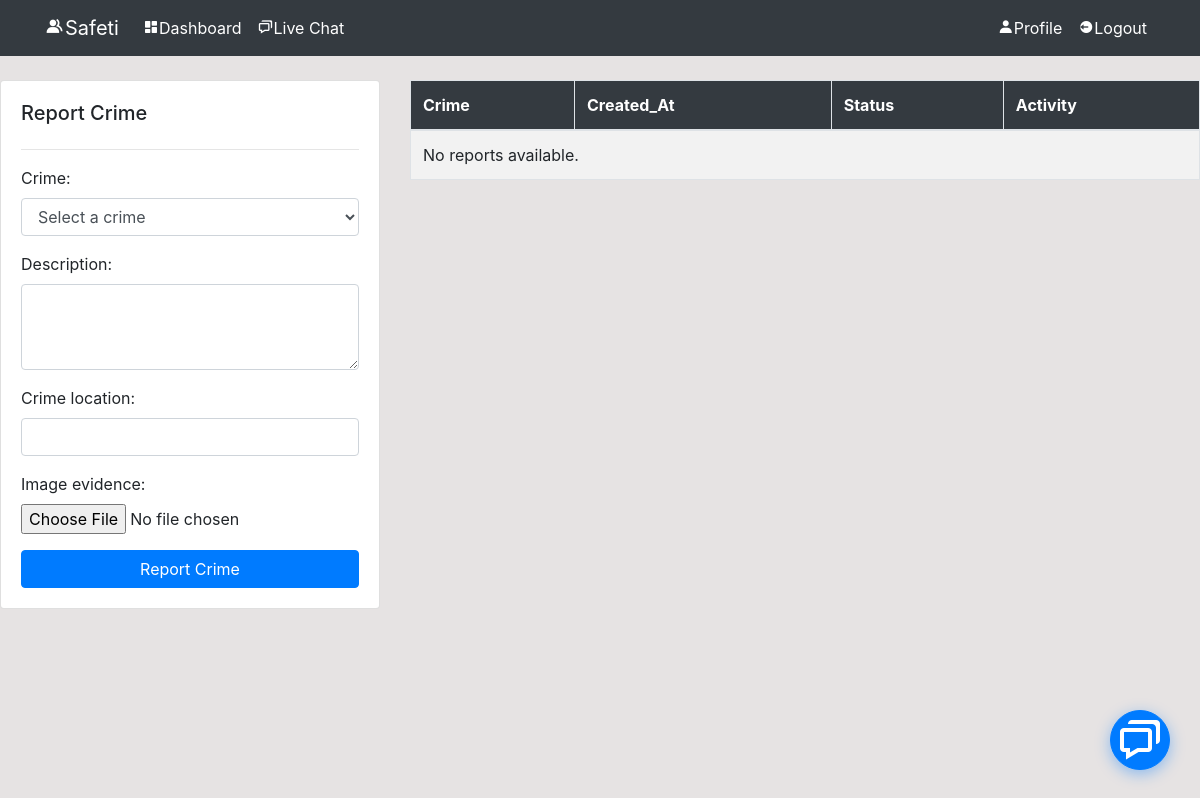
Page /citizen/ (signed in) on the earlier database version.
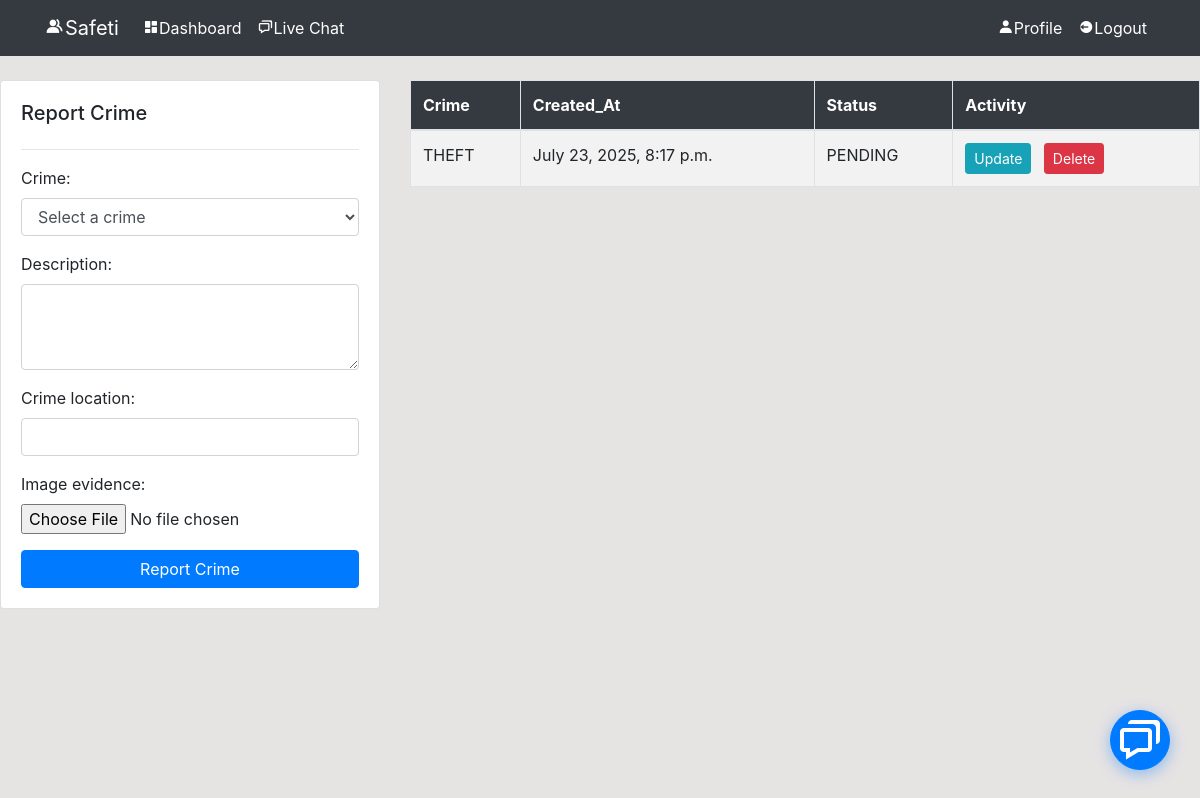
Same page on the later database version.
### dashboard/models.py (models this page shows, shortened)
class CitizenReport(models.Model):
    STATUS_CHOICES = [
        ('PENDING', 'Pending'),
        ('IN_PROGRESS', 'In Progress'),
        ('COMPLETED', 'Completed'),
    ]
    CRIME_CHOICES = [
        ('SELECT_CRIME', 'Select a crime'),  # Placeholder option
        ('THEFT', 'Theft'),
        ('MURDER', 'Murder'),
        ('KIDNAPPING', 'Kidnapping'),
        ('CYBERCRIME', 'Cybercrime'),
        ('BURGLARY', 'Burglary'),
        ('TRAFFICKING', 'Trafficking'),
        ('BANDITRY', 'Banditry'),
        ('MANSLAUGHTER', 'Manslaughter'),
        ('RAPE', 'Rape'),
        ('ROBBERY', 'Robbery'),
        ('EXAM_MALPRACTICE', 'Exam Malpractice'),
        ('ASSAULT', 'Assault'),
        ('FRAUD', 'Fraud'),
        ('VANDALISM', 'Vandalism'),
        ('CHILD ABUSE', 'Child Abuse'),
        ('ARSON', 'Arson'),
        ('CULTISM', 'Cultism'),
        ('OTHERS', 'Others'),
    ]
    DEFAULT_CRIME = 'SELECT_CRIME'  # Set default crime
    DEFAULT_STATUS = 'PENDING'  # Set default status
    user = models.ForeignKey(User, on_delete=models.CASCADE)
    crime = models.CharField(max_length=50, choices=CRIME_CHOICES, default=DEFAULT_CRIME)
    description = models.TextField()
    crime_location = models.CharField(max_length=100)
    image_evidence = models.ImageField(upload_to='crime_reports/')
    created_at = models.DateTimeField(auto_now_add=True)
    status = models.CharField(max_length=20, choices=STATUS_CHOICES, default=DEFAULT_STATUS)

### dashboard/views.py (the view)
# urls.py: path('citizen/', views.citizen_portal, name='citizen-portal'),
@login_required(login_url='index')
def citizen_portal(request):
    if request.method == 'POST':
        form = CitizenReportForm(request.POST, request.FILES)  # Include request.FILES for handling file uploads
        if form.is_valid():
            report = form.save(commit=False)
            report.user = request.user
            report.save()
            messages.success(request, 'A new report has been added')
            return redirect('citizen-portal')
    else:
        form = CitizenReportForm()
    citizen_reports = CitizenReport.objects.filter(user=request.user)
    context = {
        'citizen_reports': citizen_reports,
        'form': form,
    }
    return render(request, 'citizen.html', context)

### dashboard/forms.py
class CitizenReportForm(forms.ModelForm):
    class Meta:
        model = CitizenReport
        fields = ['crime', 'description', 'crime_location', 'image_evidence']
        widgets = {
            'crime': forms.Select(attrs={'class': 'form-control', 'placeholder': 'Select a crime'}),
			'description': forms.Textarea(attrs={'class': 'form-control', 'rows': 3}),
            'crime_location': forms.TextInput(attrs={'class': 'form-control'}),
            'image_evidence': forms.ClearableFileInput(attrs={'class': 'form-control-file'})
        }

### templates/citizen.html (shortened to what this page needs)
<!doctype html>
<html lang="en">
<head>
    <link href='https://unpkg.com/boxicons@2.0.9/css/boxicons.min.css' rel='stylesheet'>
    <link rel="stylesheet" href="https://cdn.jsdelivr.net/npm/bootstrap@4.6.0/dist/css/bootstrap.min.css"
>
    <link rel="stylesheet" href="https://use.fontawesome.com/releases/v5.15.2/css/all.css"
>
</head>
<body>
    <nav class="navbar navbar-expand-lg navbar-info bg-dark">
        <div class="container">
            <a class="navbar-brand text-white" href=""><i class='bx bxs-group'></i>Safeti</a>
            <div class="collapse navbar-collapse" id="navbarSupportedContent">
                <ul class="navbar-nav mr-auto">
                    <li class="nav-item active">
                        <a class="nav-link text-white" href=""><i class='bx bxs-dashboard' ></i>Dashboard </a>
                    </li>
           <li class="nav-item">
                <a class="nav-link text-white" href="{% url 'chat' %}"><i class='bx bx-chat'></i>Live Chat</a>
           </li>
                </ul>
                <ul class="navbar-nav ml-auto">
                    <li class="nav-item active">
                        <a class="nav-link text-white" href="{% url 'profile' %}"><i class='bx bxs-user'></i>Profile </a>
                    </li>
                    <li class="nav-item">
                        <a class="nav-link text-white" href="{% url 'logout' %}"><i class='bx bxs-log-out-circle' ></i>Logout</a>
                    </li>
                </ul>
            </div>
        </div>
    </nav>
<div class="row my-4">
    <div class="col-md-4">
        <div class="card card-body">
            <h5>Report Crime</h5>
            <hr>
            <form method="POST" enctype="multipart/form-data">
                {{ form.as_p }}
                <input class="btn btn-primary btn-block" type="submit" value="Report Crime">
            </form>
        </div>
    </div>
    <div class="col-md-8">
        <table class="table bg-white table-striped table-hover table-bordered">
            <thead class="bg-dark text-white">
                <tr>
                    <th scope="row">Crime</th>
                    <th scope="row">Created_At</th>
                    <th scope="row">Status</th>
                    <th scope="row">Activity</th>
                </tr>
            </thead>
            <tbody>
                {% if citizen_reports %}
                    {% for report in citizen_reports %}
                        <tr>
                            <td> {{ report.crime }} </td>
                            <td>{{ report.created_at }}</td>
                            <td>{{ report.status }}</td>
                            <td>
                                <a class="btn btn-info btn-sm mr-2" href="{% url 'update' report.id %}">Update</a>
                                <a class="btn btn-danger btn-sm mr-2" href="{% url 'report' report.id %}">Delete</a>
                            </td>
                        </tr>
                    {% endfor %}
                {% else %}
                    <tr>
                        <td colspan="4">No reports available.</td>
                    </tr>
                {% endif %}
            </tbody>
        </table>
    </div>
</div>
<a href="{% url 'chat' %}" class="btn btn-primary floating-chat-btn" title="Live Chat with Agents">
    <i class='bx bx-chat bx-lg'></i>
</a>
</body>
</html>

Differences in the rows shown:
added CitizenReport: crime "THEFT", created_at "July 23, 2025, 8:17 p.m.", status "PENDING"
Other differences:
text no longer shown: "No reports available."
